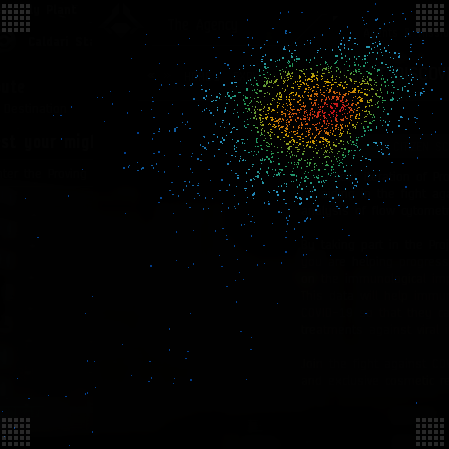
#> input picture Sample/s1.PNG, 449 x 449 px; its folder holds 4 pictures in this run
$ python 'Unsuper_DBSCAN_GMM_CLUSTER clean.py'
#> lines starting #> are read from the running program, lines starting #| are printed output that depends on the picture
import cv2
import numpy as np
import glob
from sklearn.cluster import DBSCAN
from sklearn import metrics
from PIL import Image
from sklearn.datasets import make_blobs
from sklearn.preprocessing import StandardScaler
import matplotlib.pyplot as plt
import matplotlib.image as img
import matplotlib.colors as clr
from sklearn.mixture import GaussianMixture
import pandas as pd
import random as random
# #############################################################################

#Collect photos
imgArray = []
for f in glob.iglob("C:/Users/Ilya Rogers/Documents/Research/Sample/*"):
    imgArray.append(f)
imgArray = np.array(imgArray)

for i in range(imgArray.size):
    #Process images based on pixel color
    im = Image.open(imgArray[i])
#> im is the input picture: PIL image 449x449 RGBA; mean R, G, B, A 2.6, 3, 2.4, 255
    pix = im.load()
    pixelLoc = []
    pixelColorType = []

    for x in range(im.size[0]):
        for y in range(im.size[1]):
            coords = tuple([x,y])
            pxRGB = im.getpixel(coords)
            if pxRGB[0] > 150 and pxRGB[1] <= 50 and pxRGB[2] >= 0 : #red Spectrum RGB 1 controls how much red I see - Higher the more
                pixelLoc.append(coords)
            elif pxRGB[0] >= 0 and pxRGB[1] > 150 and pxRGB[2] <=80: #Green spectrum
                pixelLoc.append(coords)
            elif pxRGB[0] <= 80 and pxRGB[1] >= 0 and pxRGB[2] > 100: #Blue Spectrum
                pixelLoc.append(coords)
#> after the loop, pixelLoc = 2678 pairs, first value 2 to 444, second value 3 to 445

    try:
        X = pixelLoc
#> X has the same summary as pixelLoc
        #print(pixelColorType)
        ss = StandardScaler()
        ss.fit(X)
        X_orig = ss.transform(X)
#> X_orig = 2678 pairs, first value -4.18 to 2.08, second value -1.96 to 5.09
        X = X_orig
#> X has the same summary as X_orig
        passed_points_indeces = range(len(X_orig))

        X_orig = X_orig[passed_points_indeces]

        X_passed = ss.inverse_transform(X_orig)
#> X_passed has the same summary as pixelLoc
    except:
        print ("Fitting failed")
        quit()

    # #############################################################################
    # Compute DBSCAN
    db = DBSCAN(eps= .2, min_samples=70).fit(X) #min samples = data pts eps = distance bw points to = cluster
    core_samples_mask = np.zeros_like(db.labels_, dtype=bool)
    core_samples_mask[db.core_sample_indices_] = True
    labels = db.labels_
#> labels = 2678 values, max 2 at index 1492, min -1 at index 0, mean -0.398

    # Number of clusters in labels, ignoring noise if present.
    n_clusters_ = len(set(labels)) - (1 if -1 in labels else 0)
#> n_clusters_ = 3
    n_noise_ = list(labels).count(-1)
#> n_noise_ = 1608

    #print(str(i)+ ' ' +str(n_clusters_))
    print('Sample: '+str(i)+ ' Est # of clusters: ' +str(n_clusters_)+' Est Noise: ' + str(n_noise_))
#| Sample: 0 Est # of clusters: 3 Est Noise: 1608

    #If 0 clusters assume there is only one present
    if n_clusters_ == 0:
        n_clusters_ = 1

    # #############################################################################
    # Compute GMM
    X_passed = ss.inverse_transform(X_orig) #this restores original XY Coords
    gmm = GaussianMixture(n_components=n_clusters_).fit(X_passed)

    #Predictions from gmm
    labels = gmm.predict(X_passed)
#> labels = 2678 values, max 2 at index 226, min 0 at index 56, mean 0.788
    frame = pd.DataFrame(X_passed)
#> frame = table of 2678 rows and 2 columns
    frame['cluster'] = labels
    frame.columns = ['Weight', 'Height', 'cluster']

    #Dynamic Color based off # of clusters
    colors = []
    rgbl=[255,0,0]

    for j in range(n_clusters_):
        colors.append(random.shuffle(rgbl))

    plt.subplot(4, 5, i+1)

    #Build the sublopt
    for k in range(n_clusters_):#iterate in range of clusters
        data = frame[frame["cluster"]==k]
        plt.scatter(data["Weight"],data["Height"],c=colors[k])
#> this loop made 3 passes
#> data on passes 1 to 3: table of 1513 rows and 3 columns, table of 219 rows and 3 columns, table of 946 rows and 3 columns

    plt.title('S = ' +str(i+1) + ' Est clusters: %d' % n_clusters_)

    plt.axis('off')

plt.show()
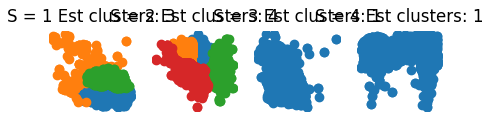
#> figure drawn by matplotlib, 4 panels
print("Done")
